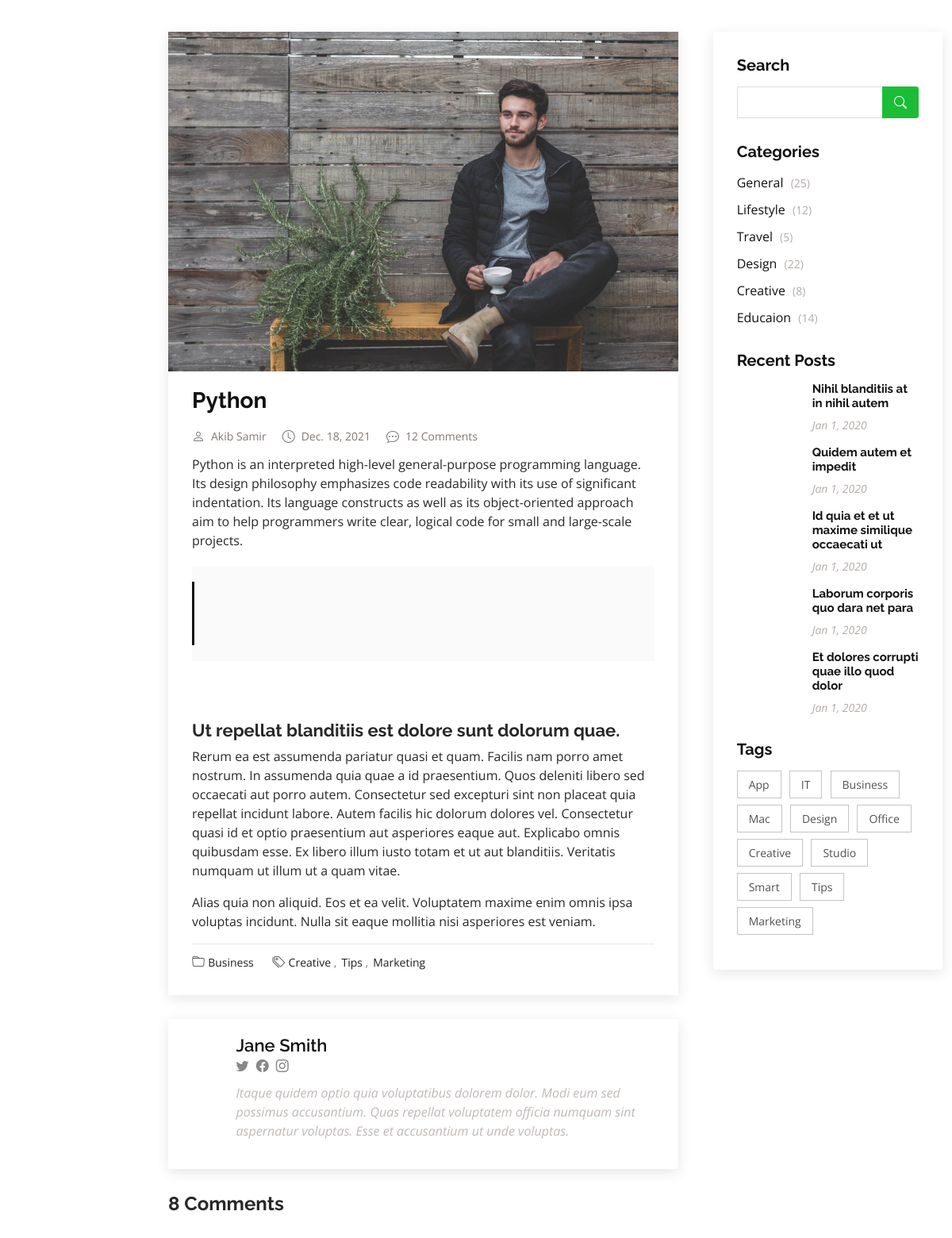
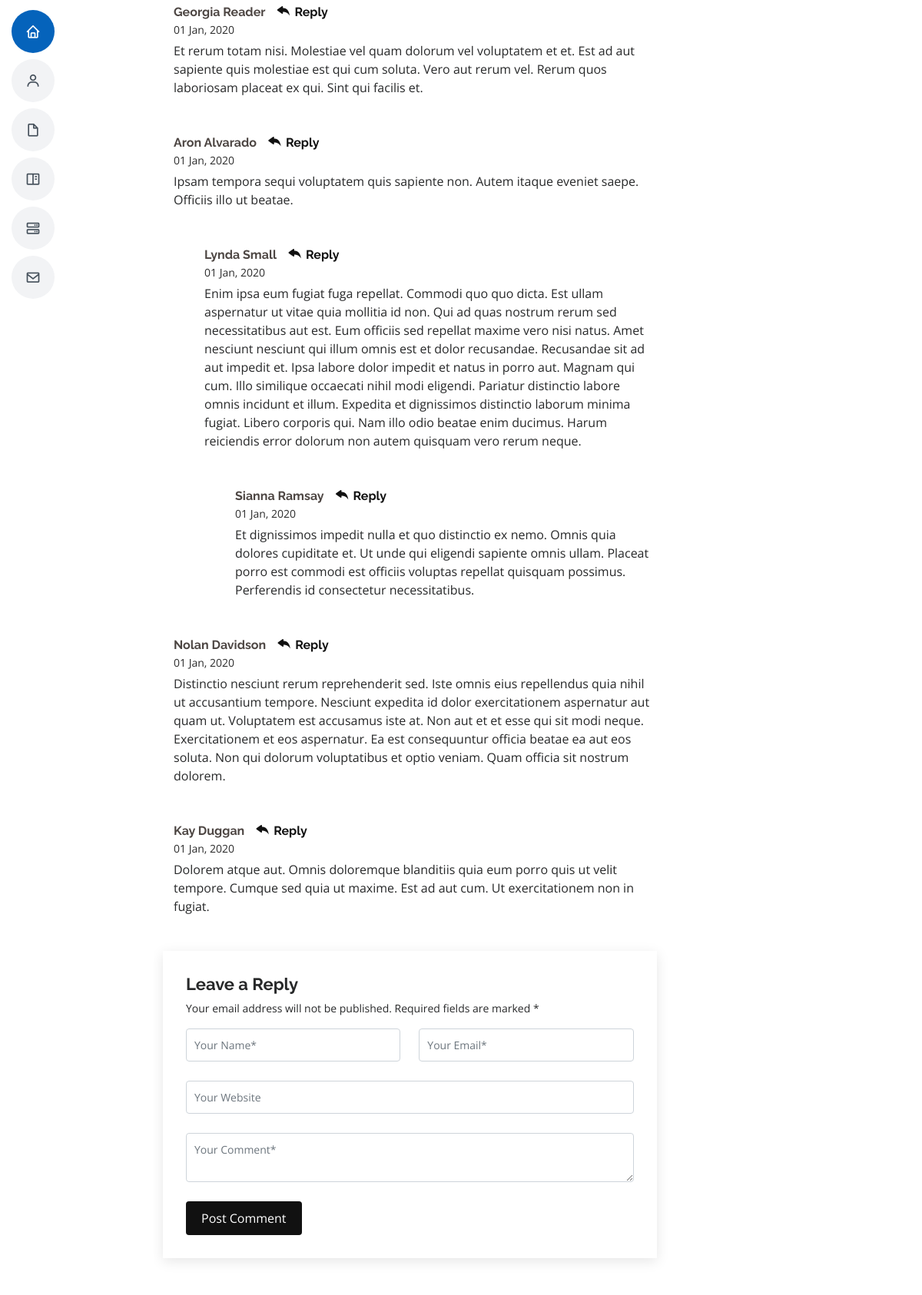
/blog-single/1 (upper part), run on the app's committed database (2 pictures, top to bottom).
### main/models.py (models this page shows, shortened)
class BlogPost(models.Model):
    title = models.CharField(max_length=200)
    author = models.ForeignKey(User, on_delete=models.CASCADE)
    image = models.ImageField(upload_to="blog", default="profile-img.jpg")
    sub_image = models.ImageField(upload_to="blog", blank=True)
    quote = models.CharField(max_length=400, blank=True)
    slug = models.SlugField(max_length=200, unique=True)
    created_on = models.DateField(auto_now_add=True)
    comment = models.IntegerField()
    body = models.TextField()
    category = models.ManyToManyField(Category)
    tags = models.ManyToManyField(Tag)

### main/views.py (the view)
# urls.py: path('blog-single/<str:pk>', views.blog_single, name="blog-single"),
def blog_single(request, pk):
    posts = BlogPost.objects.get(id=pk)
    context = {
        'posts':posts,
    }
    return render(request, 'blog-single.html', context=context)

### templates/blog-single.html (shortened to what this page needs)
{% extends 'base.html' %}
{% block content %}
<main id="main">
  <section id="blog" class="blog">
    <div class="container" data-aos="fade-up">
      <div class="row">
        <div class="col-lg-8 entries">
          <article class="entry entry-single">
            <div class="entry-img">
              <img src="{{posts.image.url}}" alt="" class="img-fluid">
            </div>
            <h2 class="entry-title">
              <a href="blog-single.html">{{posts.title}}</a>
            </h2>
            <div class="entry-meta">
              <ul>
                <li class="d-flex align-items-center"><i class="bi bi-person"></i> <a
                    href="blog-single.html">{{posts.author.first_name}} {{posts.author.last_name}}</a></li>
                <li class="d-flex align-items-center"><i class="bi bi-clock"></i> <a href="blog-single.html"><time
                      datetime="2020-01-01">{{posts.created_on}}</time></a></li>
                <li class="d-flex align-items-center"><i class="bi bi-chat-dots"></i> <a
                    href="blog-single.html">{{posts.comment}}
                    Comment{{posts.comment|pluralize:"s"}}</a></li>
              </ul>
            </div>
            <div class="entry-content">
              {{posts.body}}
              <blockquote>
              </blockquote>
              <h3>Ut repellat blanditiis est dolore sunt dolorum quae.</h3>
              <p>
                Rerum ea est assumenda pariatur quasi et quam. Facilis nam porro amet nostrum. In assumenda quia quae a
                id praesentium. Quos deleniti libero sed occaecati aut porro autem. Consectetur sed excepturi sint non
                placeat quia repellat incidunt labore. Autem facilis hic dolorum dolores vel.
                Consectetur quasi id et optio praesentium aut asperiores eaque aut. Explicabo omnis quibusdam esse. Ex
                libero illum iusto totam et ut aut blanditiis. Veritatis numquam ut illum ut a quam vitae.
              </p>
              <p>
                Alias quia non aliquid. Eos et ea velit. Voluptatem maxime enim omnis ipsa voluptas incidunt. Nulla sit
                eaque mollitia nisi asperiores est veniam.
              </p>
            </div>
            <div class="entry-footer">
              <i class="bi bi-folder"></i>
              <ul class="cats">
                <li><a href="#">Business</a></li>
              </ul>
              <i class="bi bi-tags"></i>
              <ul class="tags">
                <li><a href="#">Creative</a></li>
                <li><a href="#">Tips</a></li>
                <li><a href="#">Marketing</a></li>
              </ul>
            </div>
          </article>
          <div class="blog-author d-flex align-items-center">
            <div>
              <h4>Jane Smith</h4>
              <div class="social-links">
                <a href="https://twitters.com/#"><i class="bi bi-twitter"></i></a>
                <a href="https://facebook.com/#"><i class="bi bi-facebook"></i></a>
                <a href="https://instagram.com/#"><i class="biu bi-instagram"></i></a>
              </div>
              <p>
                Itaque quidem optio quia voluptatibus dolorem dolor. Modi eum sed possimus accusantium. Quas repellat
                voluptatem officia numquam sint aspernatur voluptas. Esse et accusantium ut unde voluptas.
              </p>
            </div>
          </div>
          <div class="blog-comments">
            <h4 class="comments-count">8 Comments</h4>
            <div id="comment-1" class="comment">
              <div class="d-flex">
                <div>
                  <h5><a href="">Georgia Reader</a> <a href="#" class="reply"><i class="bi bi-reply-fill"></i> Reply</a>
                  </h5>
                  <time datetime="2020-01-01">01 Jan, 2020</time>
                  <p>
                    Et rerum totam nisi. Molestiae vel quam dolorum vel voluptatem et et. Est ad aut sapiente quis
                    molestiae est qui cum soluta.
                    Vero aut rerum vel. Rerum quos laboriosam placeat ex qui. Sint qui facilis et.
                  </p>
                </div>
              </div>
            </div>
            <div id="comment-2" class="comment">
              <div class="d-flex">
                <div>
                  <h5><a href="">Aron Alvarado</a> <a href="#" class="reply"><i class="bi bi-reply-fill"></i> Reply</a>
                  </h5>
                  <time datetime="2020-01-01">01 Jan, 2020</time>
                  <p>
                    Ipsam tempora sequi voluptatem quis sapiente non. Autem itaque eveniet saepe. Officiis illo ut
                    beatae.
                  </p>
                </div>
              </div>
              <div id="comment-reply-1" class="comment comment-reply">
                <div class="d-flex">
                  <div>
                    <h5><a href="">Lynda Small</a> <a href="#" class="reply"><i class="bi bi-reply-fill"></i> Reply</a>
                    </h5>
                    <time datetime="2020-01-01">01 Jan, 2020</time>
                    <p>
                      Enim ipsa eum fugiat fuga repellat. Commodi quo quo dicta. Est ullam aspernatur ut vitae quia
                      mollitia id non. Qui ad quas nostrum rerum sed necessitatibus aut est. Eum officiis sed repellat
                      maxime vero nisi natus. Amet nesciunt nesciunt qui illum omnis est et dolor recusandae.
                      Recusandae sit ad aut impedit et. Ipsa labore dolor impedit et natus in porro aut. Magnam qui cum.
                      Illo similique occaecati nihil modi eligendi. Pariatur distinctio labore omnis incidunt et illum.
                      Expedita et dignissimos distinctio laborum minima fugiat.
                      Libero corporis qui. Nam illo odio beatae enim ducimus. Harum reiciendis error dolorum non autem
                      quisquam vero rerum neque.
                    </p>
                  </div>
                </div>
                <div id="comment-reply-2" class="comment comment-reply">
                  <div class="d-flex">
                    <div>
                      <h5><a href="">Sianna Ramsay</a> <a href="#" class="reply"><i class="bi bi-reply-fill"></i>
                          Reply</a></h5>
                      <time datetime="2020-01-01">01 Jan, 2020</time>
                      <p>
                        Et dignissimos impedit nulla et quo distinctio ex nemo. Omnis quia dolores cupiditate et. Ut
                        unde qui eligendi sapiente omnis ullam. Placeat porro est commodi est officiis voluptas repellat
                        quisquam possimus. Perferendis id consectetur necessitatibus.
                      </p>
                    </div>
                  </div>
                </div>
              </div>
            </div>
            <div id="comment-3" class="comment">
              <div class="d-flex">
                <div>
                  <h5><a href="">Nolan Davidson</a> <a href="#" class="reply"><i class="bi bi-reply-fill"></i> Reply</a>
                  </h5>
                  <time datetime="2020-01-01">01 Jan, 2020</time>
                  <p>
                    Distinctio nesciunt rerum reprehenderit sed. Iste omnis eius repellendus quia nihil ut accusantium
                    tempore. Nesciunt expedita id dolor exercitationem aspernatur aut quam ut. Voluptatem est accusamus
                    iste at.
                    Non aut et et esse qui sit modi neque. Exercitationem et eos aspernatur. Ea est consequuntur officia
                    beatae ea aut eos soluta. Non qui dolorum voluptatibus et optio veniam. Quam officia sit nostrum
                    dolorem.
                  </p>
                </div>
              </div>
            </div>
            <div id="comment-4" class="comment">
              <div class="d-flex">
                <div>
                  <h5><a href="">Kay Duggan</a> <a href="#" class="reply"><i class="bi bi-reply-fill"></i> Reply</a>
                  </h5>
                  <time datetime="2020-01-01">01 Jan, 2020</time>
                  <p>
                    Dolorem atque aut. Omnis doloremque blanditiis quia eum porro quis ut velit tempore. Cumque sed quia
                    ut maxime. Est ad aut cum. Ut exercitationem non in fugiat.
                  </p>
                </div>
              </div>
            </div>
            <div class="reply-form">
              <h4>Leave a Reply</h4>
              <p>Your email address will not be published. Required fields are marked * </p>
              <form action="">
                <div class="row">
                  <div class="col-md-6 form-group">
                    <input name="name" type="text" class="form-control" placeholder="Your Name*">
                  </div>
                  <div class="col-md-6 form-group">
                    <input name="email" type="text" class="form-control" placeholder="Your Email*">
                  </div>
                </div>
                <div class="row">
                  <div class="col form-group">
                    <input name="website" type="text" class="form-control" placeholder="Your Website">
                  </div>
                </div>
                <div class="row">
                  <div class="col form-group">
                    <textarea name="comment" class="form-control" placeholder="Your Comment*"></textarea>
                  </div>
                </div>
                <button type="submit" class="btn btn-primary">Post Comment</button>
              </form>
            </div>
          </div>
        </div>
        <div class="col-lg-4">
          <div class="sidebar">
            <h3 class="sidebar-title">Search</h3>
            <div class="sidebar-item search-form">
              <form action="">
                <input type="text">
                <button type="submit"><i class="bi bi-search"></i></button>
              </form>
            </div>
            <h3 class="sidebar-title">Categories</h3>
            <div class="sidebar-item categories">
              <ul>
                <li><a href="#">General <span>(25)</span></a></li>
                <li><a href="#">Lifestyle <span>(12)</span></a></li>
                <li><a href="#">Travel <span>(5)</span></a></li>
                <li><a href="#">Design <span>(22)</span></a></li>
                <li><a href="#">Creative <span>(8)</span></a></li>
                <li><a href="#">Educaion <span>(14)</span></a></li>
              </ul>
            </div>
            <h3 class="sidebar-title">Recent Posts</h3>
            <div class="sidebar-item recent-posts">
              <div class="post-item clearfix">
                <h4><a href="blog-single.html">Nihil blanditiis at in nihil autem</a></h4>
                <time datetime="2020-01-01">Jan 1, 2020</time>
              </div>
              <div class="post-item clearfix">
                <h4><a href="blog-single.html">Quidem autem et impedit</a></h4>
                <time datetime="2020-01-01">Jan 1, 2020</time>
              </div>
              <div class="post-item clearfix">
                <h4><a href="blog-single.html">Id quia et et ut maxime similique occaecati ut</a></h4>
                <time datetime="2020-01-01">Jan 1, 2020</time>
              </div>
              <div class="post-item clearfix">
                <h4><a href="blog-single.html">Laborum corporis quo dara net para</a></h4>
                <time datetime="2020-01-01">Jan 1, 2020</time>
              </div>
              <div class="post-item clearfix">
                <h4><a href="blog-single.html">Et dolores corrupti quae illo quod dolor</a></h4>
                <time datetime="2020-01-01">Jan 1, 2020</time>
              </div>
            </div>
            <h3 class="sidebar-title">Tags</h3>
            <div class="sidebar-item tags">
              <ul>
                <li><a href="#">App</a></li>
                <li><a href="#">IT</a></li>
                <li><a href="#">Business</a></li>
                <li><a href="#">Mac</a></li>
                <li><a href="#">Design</a></li>
                <li><a href="#">Office</a></li>
                <li><a href="#">Creative</a></li>
                <li><a href="#">Studio</a></li>
                <li><a href="#">Smart</a></li>
                <li><a href="#">Tips</a></li>
                <li><a href="#">Marketing</a></li>
              </ul>
            </div>
          </div>
        </div>
      </div>
    </div>
  </section>
</main>
{% endblock %}

### data on the page
BlogPost: image (picture), title "Python", author.first_name "Akib", author.last_name "Samir", created_on "Dec. 18, 2021", comment "12", body "Python is an interpreted high-level general-purpose programming language. Its design philosophy emphasizes code readability with its use of significant indentation. Its language constructs as well as its object-oriented approach aim to help programmers write clear, logical code for small and large-scale projects."
